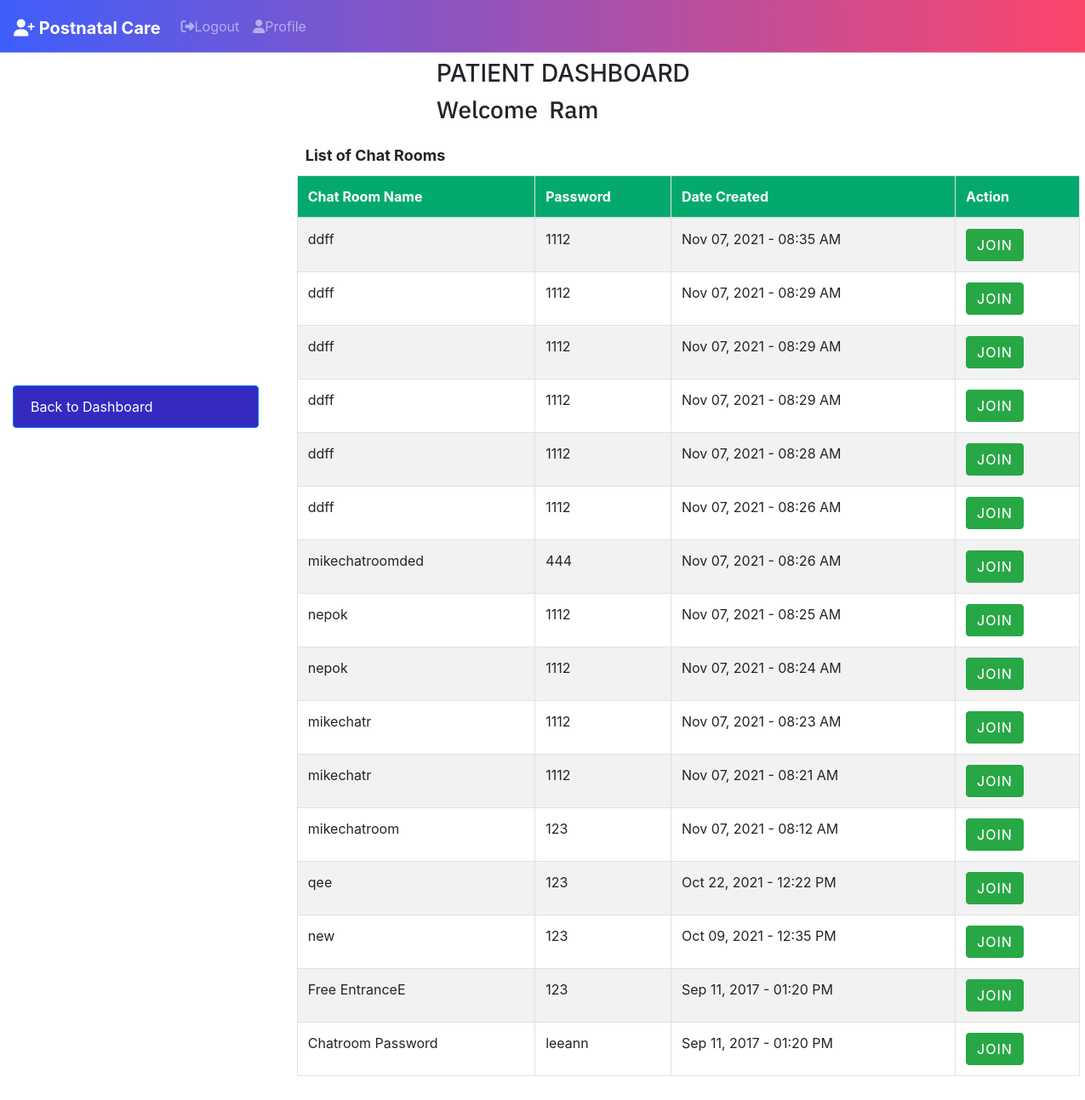
Page /chat.php (signed in) on the committed database.
### tables this page shows
CREATE TABLE `chatroomName_tbl` (
  `chatroomid` int(11) NOT NULL,
  `chat_name` varchar(60) NOT NULL,
  `date_created` datetime NOT NULL,
  `chat_password` varchar(30) NOT NULL,
  `userid` int(11) NOT NULL
);

### chat.php (the view, shortened to what this page needs)
<!DOCTYPE html>
<?php
  $username = $_SESSION['username'];
?>
<html lang="en">
  <head>
    <link rel="stylesheet" href="css/tabledesign.css">
    <link rel="stylesheet" href="css/buttona.css">
    <link rel="stylesheet" type="text/css" href="font-awesome-4.7.0/css/font-awesome.min.css">
    <link rel="stylesheet" href="style.css">
    <link rel="stylesheet" href="vendor/fontawesome/css/font-awesome.min.css">
    <link rel="stylesheet" href="css/tabledesign.css">
    <link rel="stylesheet" href="css/buttona.css">
    <link rel="stylesheet" href="css/button.css">
    <link rel="stylesheet" href="https://maxcdn.bootstrapcdn.com/bootstrap/4.0.0-beta/css/bootstrap.min.css">
    <link rel="stylesheet" href="https://stackpath.bootstrapcdn.com/bootstrap/4.3.1/css/bootstrap.min.css">
      <nav class="navbar navbar-expand-lg navbar-dark bg-primary fixed-top">
  <a class="navbar-brand" href="#"><i class="fa fa-user-plus" aria-hidden="true"></i> Postnatal Care </a>
  <div class="collapse navbar-collapse" id="navbarSupportedContent">
     <ul class="navbar-nav mr-auto">
       <li class="nav-item">
        <a class="nav-link" href="logout.php"><i class="fa fa-sign-out" aria-hidden="true"></i>Logout</a>
      </li>
      <li>
        <a class="nav-link" href="patientProfile.php"><i class="fa fa-user" aria-hidden="true"></i>Profile</a>
      </li>
       <li class="nav-item">
        <a class="nav-link" href="#"></a>
      </li>
    </ul>
  </div>
</nav>
  </head>
  <body style="padding-top:50px;">
   <div class="container-fluid" style="margin-top:50px;">
   <h3 style = "margin-left: 40%; margin-top:-30px;  padding-bottom: 20px;" >PATIENT DASHBOARD</h3>
    <h3 style = "margin-left: 40%; margin-top:-20px;  padding-bottom: 20px; font-family: 'IBM Plex Sans', sans-serif;"> Welcome &nbsp<?php echo $username ?>
   </h3>
    <div class="row">
  <div class="col-md-4" style="max-width:25%; margin-top: 35vh">
    <div class="list-group" id="list-tab" role="tablist">
      <a class="list-group-item list-group-item-action active" href="admin-panel.php" >Back to Dashboard</a>
    </div><br>
  </div>
  <div class="col-md-8" style="margin-top: 3%;">
    <div class="tab-content" id="nav-tabContent" style="width: 950px;">
<div class="col-lg-12" style="margin: top -50px;">
    <div class="panel panel-default" style="height:50px; margin-top:-55px;">
		<span style="font-size:18px; margin-left:10px; position:relative; top:13px;"><strong><span class="glyphicon glyphicon-list"></span> List of Chat Rooms</strong></span>
	</div>
	<table width="100%" class="table table-striped table-bordered table-hover" id="chatRoom">
        <thead>
            <tr>
                <th style="background-color: #04AA6D; color:#fff;" >Chat Room Name</th>
                <th style="background-color: #04AA6D; color:#fff;" >Password</th>
				<th style="background-color: #04AA6D; color:#fff;" >Date Created</th>
				<th style="background-color: #04AA6D; color:#fff;" >Action</th>
			</tr>
		</thead>
		<tbody>
		<?php
        global $con;
        $query = "select * from chatroomName_tbl ORDER BY date_created DESC;";
        $result = mysqli_query($con,$query);
        while ($row = mysqli_fetch_array($result)){
			?>
			<tr>
				<td><span class="glyphicon glyphicon-user"></span><span class="badge"></span> <input type="hidden" id="name<?php echo $row['chatroomid']; ?>" value="<?php echo $row['chat_name']; ?>"><?php echo $row['chat_name']; ?></td>
        <td><input type="hidden" id="pass<?php echo $row['chatroomid']; ?>" value="<?php echo $row['chat_password']; ?>"><?php echo $row['chat_password']; ?></td>
        <td><?php echo date('M d, Y - h:i A', strtotime($row['date_created'])); ?></td>
        <td><a style="color: #fff; background-color: #28a745; border-color: #28a745;" href="chatroom2.php?id=<?php echo $row['chatroomid']; ?>" class="btn btn-info"><span class="glyphicon glyphicon-comment"></span> Join</a>
				</td>
			</tr>
			<?php
			}
		?>
        </tbody>
    </table>
</div>
</div>
    </div>
  </div>
</div>
  </body>
</html>

### css/style.css (style rules this page uses)
body { width: 100%; height: 100%; font-family: 'Open Sans', sans-serif; font-weight: 300; color: #666; background-color: #3931af; font-size: 16px; line-height: 1.6em; }
html { width: 100%; height: 100%; }
h3 { font-size: 32px; }
h1, h2, h3, h4, h5, h6 { margin: 0 0 30px; font-family: 'Roboto', sans-serif; font-weight: 400; color: #444; line-height: 1em; }
a { color: #666; -webkit-transition: all .2s ease-in-out; -moz-transition: all .2s ease-in-out; transition: all .2s ease-in-out; }
.navbar-brand { padding-top: 15px; margin-top: 5px; padding-bottom: 0; }
.navbar { margin-bottom: 0; border-bottom: 1px solid rgba(255,255,255,.3); }
.navbar-brand { font-weight: 700; }
.btn { position: relative; display: inline-block; outline: none; color: #fff; text-decoration: none; text-transform: uppercase; letter-spacing: 1px; font-weight: 400; text-shadow: 0 0 1px rgba(255,255,255,0.3); font-size: 14px; font-weight: 700; }

### css/button.css (style rules this page uses)
body { background: #e0e5ec; }

### chat.php (style rules this page uses)
.bg-primary { background: -webkit-linear-gradient(left, #3f5efb, #fc466b); }
.list-group-item.active { z-index: 2; color: #fff; background-color: #342ac1; border-color: #007bff; }

### rows in the picture
chatroomname_tbl: chat_name "ddff", chat_password "1112", date_created "Nov 07, 2021 - 08:35 AM"
chatroomname_tbl: chat_name "ddff", chat_password "1112", date_created "Nov 07, 2021 - 08:29 AM"
chatroomname_tbl: chat_name "ddff", chat_password "1112", date_created "Nov 07, 2021 - 08:29 AM"
chatroomname_tbl: chat_name "ddff", chat_password "1112", date_created "Nov 07, 2021 - 08:29 AM"
chatroomname_tbl: chat_name "ddff", chat_password "1112", date_created "Nov 07, 2021 - 08:28 AM"
chatroomname_tbl: chat_name "ddff", chat_password "1112", date_created "Nov 07, 2021 - 08:26 AM"
chatroomname_tbl: chat_name "mikechatroomded", chat_password "444", date_created "Nov 07, 2021 - 08:26 AM"
chatroomname_tbl: chat_name "nepok", chat_password "1112", date_created "Nov 07, 2021 - 08:25 AM"
chatroomname_tbl: chat_name "nepok", chat_password "1112", date_created "Nov 07, 2021 - 08:24 AM"
chatroomname_tbl: chat_name "mikechatr", chat_password "1112", date_created "Nov 07, 2021 - 08:23 AM"
chatroomname_tbl: chat_name "mikechatr", chat_password "1112", date_created "Nov 07, 2021 - 08:21 AM"
chatroomname_tbl: chat_name "mikechatroom", chat_password "123", date_created "Nov 07, 2021 - 08:12 AM"
chatroomname_tbl: chat_name "qee", chat_password "123", date_created "Oct 22, 2021 - 12:22 PM"
chatroomname_tbl: chat_name "new", chat_password "123", date_created "Oct 09, 2021 - 12:35 PM"
chatroomname_tbl: chat_name "Free EntranceE", chat_password "123", date_created "Sep 11, 2017 - 01:20 PM"
chatroomname_tbl: chat_name "Chatroom Password", chat_password "leeann", date_created "Sep 11, 2017 - 01:20 PM"

### other values in the picture
$username "Ram"
